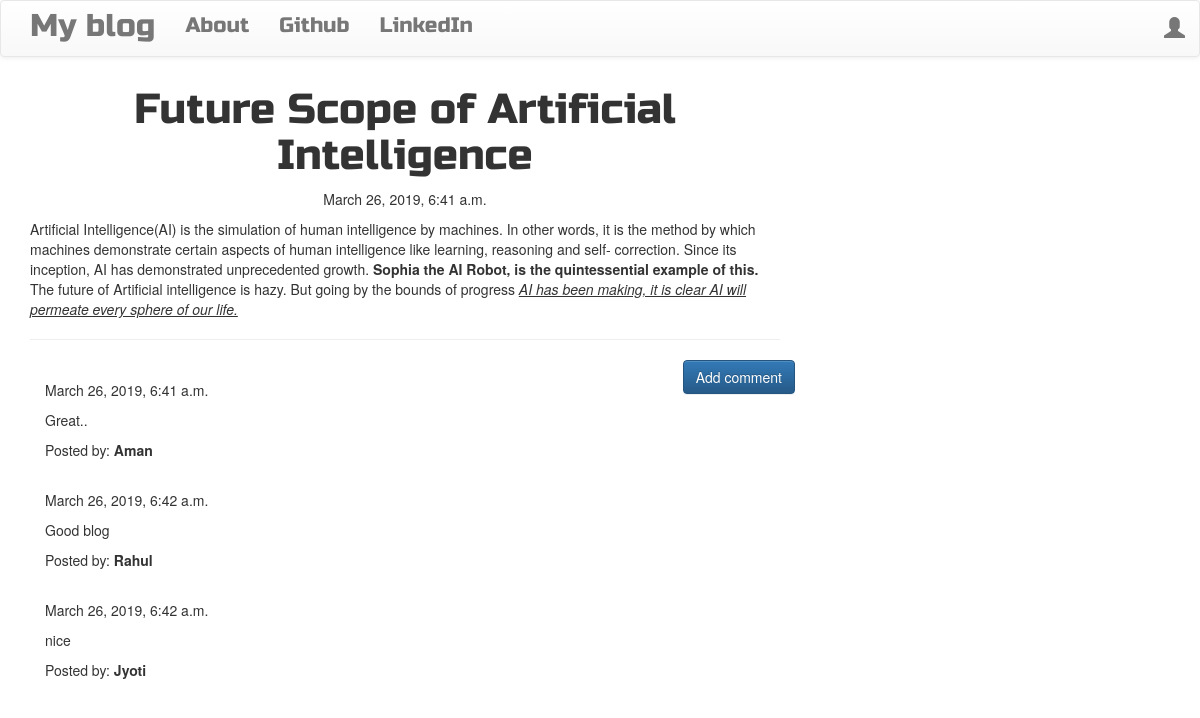
The page /post/5 on the database its author committed.
### blog/models.py (models this page shows, shortened)
class Post(models.Model):
    author = models.ForeignKey('auth.User',on_delete=models.CASCADE,)
    title = models.CharField(max_length=200)
    text = models.TextField()
    created_date = models.DateTimeField(default=timezone.now)
    published_date = models.DateTimeField(blank=True, null=True)

class Comment(models.Model):
    post = models.ForeignKey('blog.Post', related_name='comments',on_delete=models.CASCADE,)
    author = models.CharField(max_length=200)
    text = models.TextField()
    created_date = models.DateTimeField(default=timezone.now)
    approved_comment = models.BooleanField(default=False)

### blog/views.py (the view)
# urls.py: re_path(r'^post/(?P<pk>\d+)$', views.PostDetailView.as_view(), name='post_detail'),
class PostDetailView(DetailView):
    model = Post

### blog/templates/blog/post_detail.html (shortened to what this page needs)
{% extends 'blog/base.html' %}
{% block content %}
        <h1 class='posttitle loader'>{{ post.title }}</h1>
        {% if post.published_date %}
            <div class="date postdate">
                {{ post.published_date }}
            </div>
        {% else %}
            <a class="btn btn-default" href="{% url 'post_publish' pk=post.pk %}">Publish</a>
        {% endif %}
      <p class='postcontent' >{{ post.text|safe|linebreaksbr }}</p>
  <hr>
  <a class="btn btn-primary btn-comment" href="{% url 'add_comment_to_post' pk=post.pk %}">Add comment</a>
  <div class="container">
  {% for comment in post.comments.all %}
  <br>
      {% if user.is_authenticated or comment.approved_comment %}
              {{ comment.created_date }}
          <p>{{ comment.text|safe|linebreaks }}</p>
          <p>Posted by: <strong>{{ comment.author }}</strong></p>
      {% endif %}
  {% empty %}
      <p>No comments posted.</p>
  {% endfor %}
</div>
{% endblock %}

### blog/static/css/blog.css (style rules this page uses)
.postdate { text-align: center; }
.posttitle { font-family: 'Russo One', sans-serif; font-size: 3em; text-align: center; }
.postcontent { font-family: 'Montserrat'; font-size: 1.5em; }
.btn-comment { position: absolute; right: 0px; }
.loader { filter:hue-rotate(0deg); color: linear-gradient(45deg,#0f8,#08f); animation:hue 5000ms infinite linear; }

### rows shown on the page
Post: title "Future Scope of Artificial Intelligence", published_date "March 26, 2019, 6:41 a.m.", text "Artificial Intelligence(AI) is the simulation of human intelligence by machines. In other words, it is the method by which machines demonstrate certain aspects of human intelligence like learning, reasoning and self- correction. Since its inception, AI has demonstrated unprecedented growth. Sophia the AI Robot, is the quintessential example of this. The future of Artificial intelligence is hazy. But going by the bounds of progress AI has been making, it is clear AI will permeate every sphere of our life."
Comment: created_date "March 26, 2019, 6:41 a.m.", text "Great..", author "Aman"
Comment: created_date "March 26, 2019, 6:42 a.m.", text "Good blog", author "Rahul"
Comment: created_date "March 26, 2019, 6:42 a.m.", text "nice", author "Jyoti"
